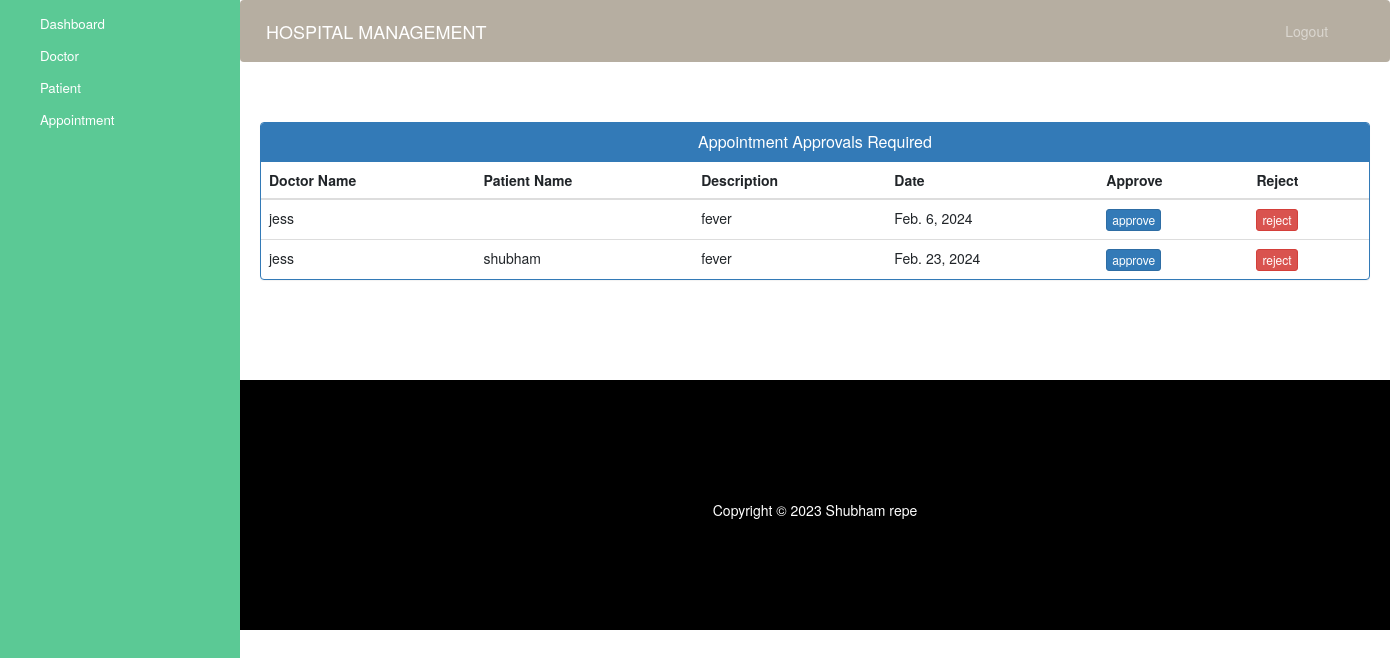
Page /admin-approve-appointment on the committed database.
### app/models.py (models this page shows)
class Appointment(models.Model):
    patientId=models.PositiveIntegerField(null=True)
    doctorId=models.PositiveIntegerField(null=True)
    patientName=models.CharField(max_length=40,null=True)
    doctorName=models.CharField(max_length=40,null=True)
    appointmentDate=models.DateField(auto_now=True)
    description=models.TextField(max_length=500)
    status=models.BooleanField(default=False)

### app/views.py (the view)
# urls.py: path('admin-approve-appointment', views.admin_approve_appointment_view,name='admin-approve-appointment'),
def admin_approve_appointment_view(request):
    appointments=models.Appointment.objects.all().filter(status=False)
    return render(request,'admin_approve_appointment.html',{'appointments':appointments})

### app/templates/admin_approve_appointment.html (shortened to what this page needs)
{% extends 'admin_base.html' %}
{% block content %}
<head>
  <link href="//netdna.bootstrapcdn.com/bootstrap/3.0.0/css/bootstrap.min.css" rel="stylesheet" id="bootstrap-css">
</head>
<div class="container">
  <div class="panel panel-primary">
    <div class="panel-heading">
      <h6 class="panel-title">Appointment Approvals Required</h6>
    </div>
    <table class="table table-hover" id="dev-table">
      <thead>
        <tr>
          <th>Doctor Name</th>
          <th>Patient Name</th>
          <th>Description</th>
          <th>Date</th>
          <th>Approve</th>
          <th>Reject</th>
        </tr>
      </thead>
      {% for a in appointments %}
      <tr>
        <td> {{a.doctorName}}</td>
        <td>{{a.patientName}}</td>
        <td>{{a.description}}</td>
        <td>{{a.appointmentDate}}</td>
        <td><a class="btn btn-primary btn-xs" href="{% url 'approve-appointment' a.id  %}">approve</a></td>
        <td><a class="btn btn-danger btn-xs" href="{% url 'reject-appointment' a.id  %}">reject</a></td>
      </tr>
      {% endfor %}
    </table>
  </div>
</div>
{% endblock content %}

### app/static/style.css (style rules this page uses)
body { padding-left: 240px; }

### app/templates/admin_base.html (style rules this page uses)
a:link { text-decoration: none; }
a { color: white; }
body { padding-left: 240px; }

### app/templates/admin_approve_appointment.html (style rules this page uses)
a:link { text-decoration: none; }
h6 { text-align: center; }

### rows in the picture
Appointment: doctorName "jess", description "fever", appointmentDate "Feb. 6, 2024"
Appointment: doctorName "jess", patientName "shubham", description "fever", appointmentDate "Feb. 23, 2024"
